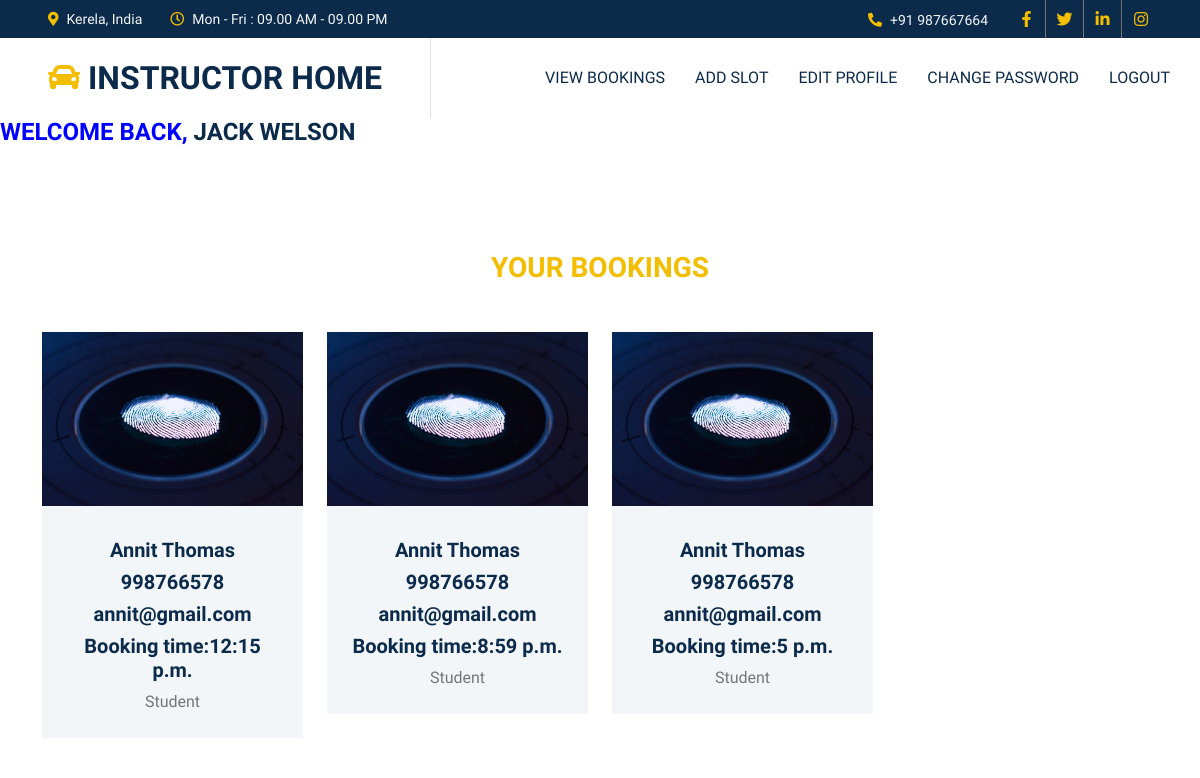
The app's page /instructor_home (signed in) with its own data.
### drapp/models.py (models this page shows, shortened)
class Instructor(models.Model):
    first_name = models.CharField(max_length=50)
    last_name = models.CharField(max_length=50)
    phone_number = models.CharField(max_length=20)
    image= models.ImageField(upload_to="media/instructors/",default="")
    email = models.EmailField()
    area=models.CharField(max_length=20,default='nothing')
    password=models.CharField(max_length=20,default='nothing')
    image2= models.ImageField(upload_to="media/instructors/",default="")
    image3= models.ImageField(upload_to="media/instructors/",default="")
    is_verified = models.BooleanField('Verification Status', default=False)
    status=models.CharField('Current Status',max_length=20,default='Not Verified')
    class Meta:
        verbose_name = 'Verify Instructor'

class Bookslot(models.Model):
    student=models.ForeignKey(Student,on_delete=models.CASCADE)
    slot=models.ForeignKey(Slot,on_delete=models.CASCADE)
    instructor=models.ForeignKey(Instructor,on_delete=models.CASCADE,null=True,blank=True)
    status=models.CharField(max_length=20,default='Not Booked')
    class Meta:
        verbose_name = 'View Booking Detail'

class Student(models.Model):
    first_name = models.CharField(max_length=50)
    last_name = models.CharField(max_length=50)
    phone_number = models.CharField(max_length=20)
    email = models.EmailField()
    address=models.CharField(max_length=70,null=True)
    image= models.ImageField(upload_to="drapp/static/img",default="")
    birthcertif=models.ImageField('Your Image in jpg/png Format',upload_to='certificates/',null=True)
    adaar=models.ImageField('Your Image in jpg/png Format',upload_to='aadar/',null=True)
    sslc=models.ImageField('Your Image in jpg/png Format',upload_to='sslc/',null=True)
    password=models.CharField(max_length=20,default='nothing')
    class Meta:
        verbose_name = 'View Student Profile'

class Slot(models.Model):
    instructor=models.ForeignKey(Instructor,on_delete=models.CASCADE)
    slottime=models.TimeField()
    status=models.CharField(max_length=20,default='Not Booked')
    class Meta:
        verbose_name = 'View Slot Deatail'

### drapp/views.py (the view)
# urls.py: path('instructor_home',views.instructor_home),
def instructor_home(request):
    id=request.session['id']
    a=Instructor.objects.filter(id=id)
    b=Bookslot.objects.filter(instructor=id,status='Booked')
    all_data={'a':a,'b':b}
    return render(request,'instructor_home.html',all_data)

### drapp/templates/instructor_home.html (shortened to what this page needs)
{% extends 'instructor_base.html' %}
{% load static %}
{% block background %} {% endblock %}
{% block body %}
{% for i in a %}
<h4 class="text-uppercase mb-2"><span class="blue-text">Welcome Back,</span> {{i.first_name}} {{i.last_name}}</h4>
{% endfor %}
<div class="container-xxl py-6">
    <div class="container">
        <div class="text-center mx-auto mb-5 wow fadeInUp" data-wow-delay="0.1s" style="max-width: 500px;">
            <h3 class="text-primary text-uppercase mb-2">your Bookings</h3>
        </div>
        <div class="row g-0 team-items">
        {% for i in b %}
            <div class="col-lg-3 col-md-6 wow fadeInUp" data-wow-delay="0.1s">
                <div class="team-item position-relative">
                    <div class="position-relative">
                        <img class="img-fluid" src="{{i.student.image.url}}" alt="">
                    </div>
                    <div class="bg-light text-center p-4">
                        <h5 class="mt-2">{{i.student.first_name}}  {{i.student.last_name}}</h5>
                        <h5 class="mt-2">{{i.student.phone_number}}</h5>
                        <h5 class="mt-2">{{i.student.email}}</h5>
                        <h5 class="mt-2">Booking time:{{i.slot.slottime}}</h5>
                        <span>Student</span>
                    </div>
                </div>
            </div>
{% endfor %}
    </div>
</div>
</div>
{% endblock %}

### drapp/templates/instructor_base.html (shortened to what this page needs)
{% load static %}
<!DOCTYPE html>
<html lang="en">
<head>
    <link href="https://cdnjs.cloudflare.com/ajax/libs/font-awesome/5.10.0/css/all.min.css" rel="stylesheet">
    <link href="https://cdn.jsdelivr.net/npm/bootstrap-icons@1.4.1/font/bootstrap-icons.css" rel="stylesheet">
    <link href="{% static 'lib/animate/animate.min.css' %}" rel="stylesheet">
    <link href="{% static 'lib/owlcarousel/assets/owl.carousel.min.css' %}" rel="stylesheet">
    <link href="{% static 'css/bootstrap.min.css' %}" rel="stylesheet">
    <link href="{% static 'css/style.css' %}" rel="stylesheet">
</head>
<body {% block background %}{% endblock %}></body>
    <div class="container-fluid bg-dark text-light p-0">
        <div class="row gx-0 d-none d-lg-flex">
            <div class="col-lg-7 px-5 text-start">
                <div class="h-100 d-inline-flex align-items-center me-4">
                    <small class="fa fa-map-marker-alt text-primary me-2"></small>
                    <small>Kerela, India</small>
                </div>
                <div class="h-100 d-inline-flex align-items-center">
                    <small class="far fa-clock text-primary me-2"></small>
                    <small>Mon - Fri : 09.00 AM - 09.00 PM</small>
                </div>
            </div>
            <div class="col-lg-5 px-5 text-end">
                <div class="h-100 d-inline-flex align-items-center me-4">
                    <small class="fa fa-phone-alt text-primary me-2"></small>
                    <small>+91 987667664</small>
                </div>
                <div class="h-100 d-inline-flex align-items-center mx-n2">
                    <a class="btn btn-square btn-link rounded-0 border-0 border-end border-secondary" href=""><i class="fab fa-facebook-f"></i></a>
                    <a class="btn btn-square btn-link rounded-0 border-0 border-end border-secondary" href=""><i class="fab fa-twitter"></i></a>
                    <a class="btn btn-square btn-link rounded-0 border-0 border-end border-secondary" href=""><i class="fab fa-linkedin-in"></i></a>
                    <a class="btn btn-square btn-link rounded-0" href=""><i class="fab fa-instagram"></i></a>
                </div>
            </div>
        </div>
    </div>
    <nav class="navbar navbar-expand-lg bg-white navbar-light sticky-top p-0">
        <a href="/" class="navbar-brand d-flex align-items-center border-end px-4 px-lg-5">
            <h2 class="m-0"><i class="fa fa-car text-primary me-2"></i>INSTRUCTOR HOME</h2>
        </a>
        <div class="collapse navbar-collapse" id="navbarCollapse">
            <div class="navbar-nav ms-auto p-4 p-lg-0">
                <a href="/instructor_home" class="nav-item nav-link">VIEW BOOKINGS</a>
                <a href="/addslot" class="nav-item nav-link ">ADD SLOT</a>
                 <a href="/updateinstructor" class="nav-item nav-link">EDIT PROFILE</a>
                 <a href="/changei" class="nav-item nav-link">CHANGE PASSWORD</a>
                <a href="/logoutt" class="nav-item nav-link">LOGOUT</a>
        </div>
    </nav>
    {% block body %}{% endblock %}
</body>
</html>

### drapp/static/css/style.css (style rules this page uses)
:root { --primary: #F3BD00; --secondary: #757575; --light: #F3F6F8; --dark: #0C2B4B; }
.py-6 { padding-top: 6rem; padding-bottom: 6rem; }
.btn { font-weight: 500; transition: .5s; }
.btn-square { width: 38px; height: 38px; }
.btn-square, .btn-sm-square, .btn-lg-square { padding: 0; display: flex; align-items: center; justify-content: center; font-weight: normal; }
.navbar.sticky-top { top: -100px; transition: .5s; }
.navbar .navbar-brand, .navbar a.btn { height: 80px }
.navbar .navbar-nav .nav-link { margin-right: 30px; padding: 25px 0; color: var(--dark); font-weight: 500; text-transform: uppercase; outline: none; }
.team-items { margin: -.75rem; }
.team-item { padding: .75rem; }
.team-item::after { position: absolute; content: ""; width: 100%; height: 0; top: 0; left: 0; background: #FFFFFF; transition: .5s; z-index: -1; }

### drapp/templates/instructor_base.html (style rules this page uses)
.blue-text { color: blue; }

### records on screen
Instructor: first_name "JACK", last_name "WELSON"
Bookslot: student.image (picture), student.first_name "Annit", student.last_name "Thomas", student.phone_number "998766578", student.email "annit@gmail.com", slot.slottime "12:15 p.m."
Bookslot: student.image (picture), student.first_name "Annit", student.last_name "Thomas", student.phone_number "998766578", student.email "annit@gmail.com", slot.slottime "8:59 p.m."
Bookslot: student.image (picture), student.first_name "Annit", student.last_name "Thomas", student.phone_number "998766578", student.email "annit@gmail.com", slot.slottime "5 p.m."
